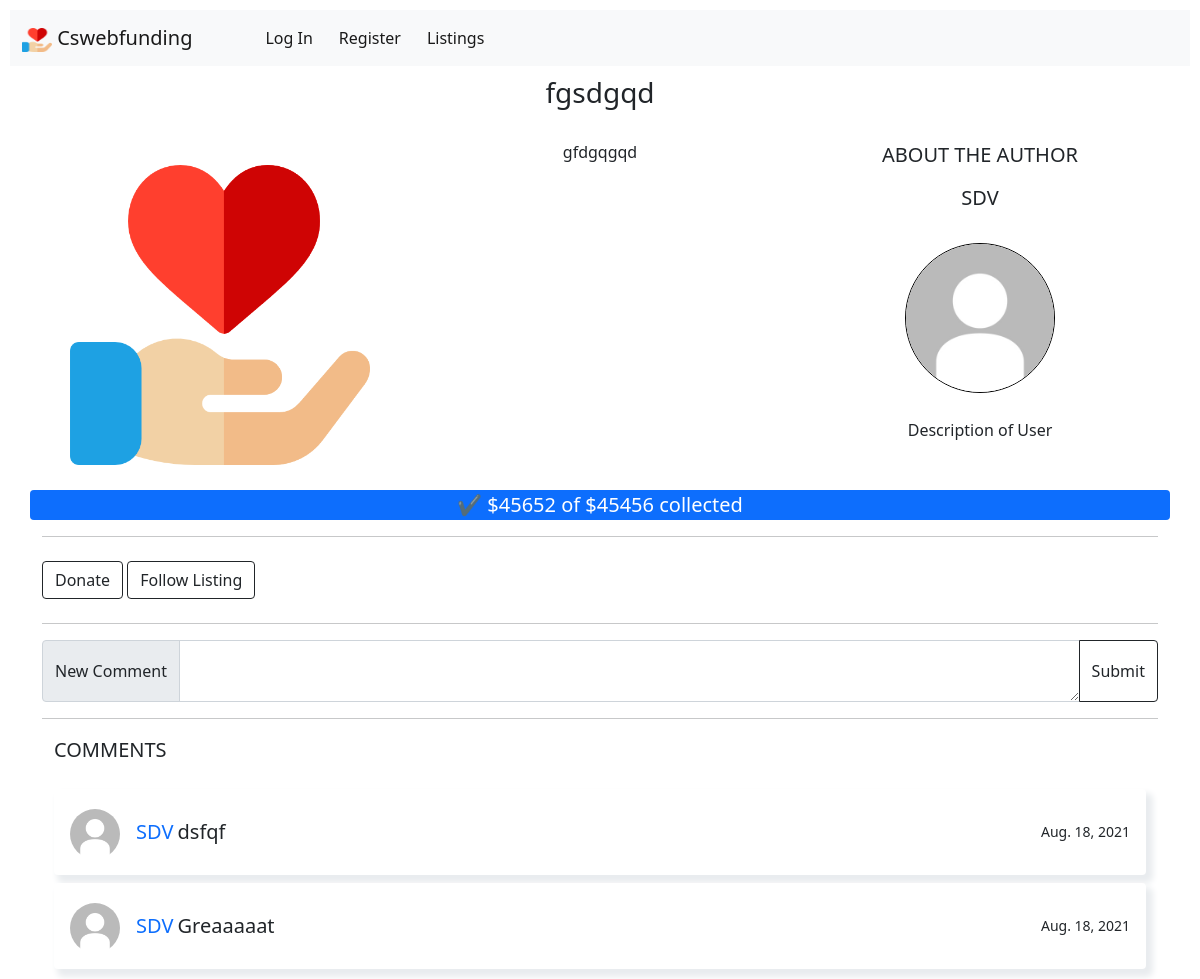
/listing/1, run on the app's committed database.
### cswebfunding/models.py (models this page shows, shortened)
class Listing(models.Model):
   id = models.BigAutoField(primary_key=True)
   title = models.CharField(max_length=50)
   description = models.CharField(max_length=256)
   author = models.ForeignKey('User', on_delete=models.CASCADE)
   project = models.BooleanField(default=0)
   goodcause = models.BooleanField(default=0)
   donated = models.PositiveIntegerField(default=0)
   category = models.PositiveIntegerField(default=9)
   goal = models.PositiveIntegerField(validators=[MaxValueValidator(10000000),MinValueValidator(10)])
   created_at = models.DateField(auto_now_add=True)
   final_date = models.DateField()
   photo = models.ImageField(upload_to='media/', default="default-listing.jpg")
   popularity = models.IntegerField(default=0)
   def get_percentage(self):
        perc = self.donated * 100 / self.goal
        return perc

class User(AbstractUser):
   id = models.BigAutoField(primary_key=True)
   balance = models.DecimalField(max_digits=8, decimal_places=2, default=0)
   photo = models.ImageField(upload_to='media/', default="default-user.jpg")
   about_me = models.CharField(max_length=256, default="Description of User")

class Comment(models.Model):
   id = models.BigAutoField(primary_key=True)
   listing = models.ForeignKey('Listing', on_delete=models.CASCADE)
   user = models.ForeignKey('User', on_delete=models.CASCADE)
   content = models.TextField()
   date = models.DateField(auto_now_add=True)

### cswebfunding/views.py (the view)
# urls.py: path("listing/<int:id>", views.listingfunc, name="listing"),
def listingfunc(request, id):
    try:
        listing = Listing.objects.get(id=id)
    except ObjectDoesNotExist:
        raise Exception('Listing does not exist')
    listing.popularity += 1
    listing.save()
    comments = Comment.objects.filter(listing=listing).order_by('-id')
    return render(request, "cswebfunding/listing.html", {
        "listing": listing,
        "comments": comments
    })

### cswebfunding/templates/cswebfunding/listing.html (shortened to what this page needs)
{% extends "cswebfunding/layout.html" %}
{% block body %}
{% if listing %}
    <h3 class="center margin-bottom">{{ listing.title }}</h3>
    <div class="container">
        <div class="row">
            <div class="col-sm-4 center">
                <img class="card-img-top listing_image" src="{{ listing.photo.url }}" alt="main image of {{ listing.title }}">
            </div>
            <div class="col-sm-4 center">
                {{ listing.description}}
            </div>
            <div class="col-sm-4 center">
                <p class="lead">ABOUT THE AUTHOR</p>
                <h5>{{ listing.author.username }}</h5>
                <a href="{% url 'profile' id=listing.author.id %}">
                    <img id="image" class="card-img-top round_image" src="{{ listing.author.photo.url }}" alt="author image of {{ listing.author.username }}">
                </a>
                <p>{{ listing.author.about_me }}</p>
            </div>
        </div>
        <div class="row">
            <div class="progress">
                <div id="progressbar" class="progress-bar" role="progressbar" aria-valuenow="{{ listing.donated }}" aria-valuemin="0" aria-valuemax="{{ listing.goal }}" style="width: {% widthratio listing.donated listing.goal 100 %}%;">
                    {% if not listing.get_percentage < 20 %}
                    <span id="checkmark" class="lead">{% if listing.donated >= listing.goal %} &#10004; {% endif %}$<span id="progressamount">{{ listing.donated }}</span> of ${{ listing.goal }} collected</span>
                    {% endif %}
                </div>
            </div>
        </div>
        <hr>
        <a class="btn btn-outline-dark my-2" href="#" role="button" data-bs-toggle="modal" data-bs-target="#DonateModal">Donate</a>
        <a class="btn btn-outline-dark my-2" href="#" role="button">Follow Listing</a>
        <hr>
        <div class="row">
            <div class="input-group">
                <span class="input-group-text">New Comment</span>
                <textarea id="content" required="required" class="form-control" aria-label="With textarea" name="content"></textarea>
                <span onclick="comment({{ listing.id }})" class="input-group-addon btn btn-outline-dark commentsubmitbutton">Submit</span>
            </div>
        </div>
        <hr>
        <div class="container">
            <p class="lead">COMMENTS</p>
            <div class="row d-flex justify-content-center">
                <div class="col">
                    {% for comment in comments %}
                    <div class="card p-3 mt-2" id="comment{{ comment.id }}">
                        <div class="d-flex justify-content-between align-items-center">
                            <div class="user d-flex flex-row align-items-center"> <img src="{{ comment.user.photo.url }}" width="50" class="user-img rounded-circle me-3"> <span><small class="lead text-primary">{{ comment.user.username }}</small> <small class="lead">{{ comment.content }}</small></span> </div> <small>{{ comment.date }}</small>
                        </div>
                    </div>
                    {% endfor %}
                </div>
            </div>
        </div>
{% else %}
    <h3 class="center">Error! The listing you were trying to get does not exist!</h3>
{% endif %}
{% endblock %}

### cswebfunding/static/cswebfunding/styles.css (style rules this page uses)
body { margin: 10px; }
a { cursor: pointer }
.commentsubmitbutton { display: inline-flex; align-items: center; }
.margin-bottom { margin-bottom: 30px; }
.progress { height: 30px; padding: 0; }
.listing_image { height: 300px; width: 300px; margin-top: 25px; margin-bottom: 25px; }
.center { text-align: center; align-items: center; }
.round_image { -webkit-border-radius: 50%; -moz-border-radius: 50%; -ms-border-radius: 50%; -o-border-radius: 50%; border-radius: 50%; width: 150px; height: 150px; margin-top: 25px; margin-bottom: 25px; border: 1px solid black; }
.progress .progress-bar { animation-name: animateBar; animation-iteration-count: 1; animation-timing-function: ease-in; animation-duration: 0.75s; }
.card { border: none; box-shadow: 5px 6px 6px 2px #e9ecef; border-radius: 4px }
.user-img { margin-top: 4px }

### data on the page
Listing: title "fgsdgqd", photo (picture), description "gfdgqgqd", author.username "SDV", author.photo (placeholder picture), author.about_me "Description of User", donated "45652", goal "45456"
Comment: user.photo (placeholder picture), user.username "SDV", content "dsfqf", date "Aug. 18, 2021"
Comment: user.photo (placeholder picture), user.username "SDV", content "Greaaaaat", date "Aug. 18, 2021"
